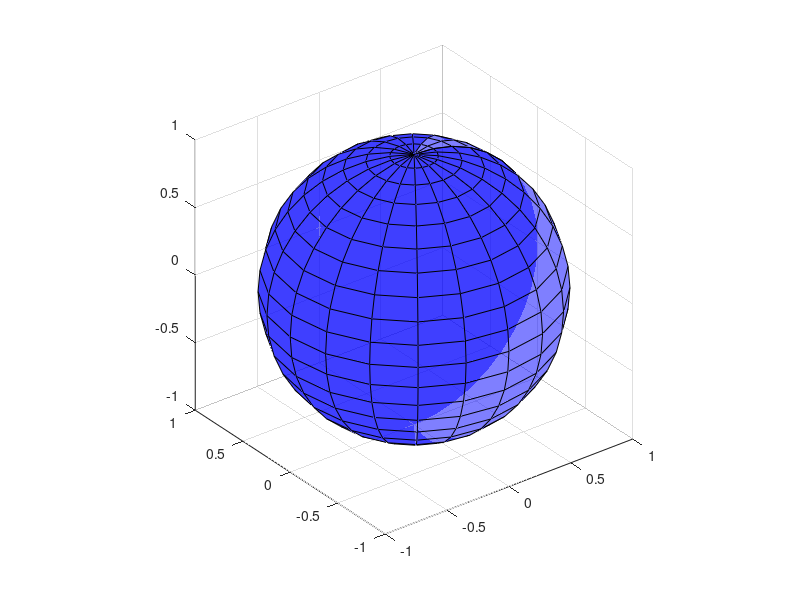

Write the MATLAB code that produced this figure.
function varargout = drawSphere(varargin)
% Draw unit 2D/3D sphere under a linear (affine) transformation.
%
% Usage: drawSphere;
%        x = drawSphere(A);
%        x = drawSphere(A, xc);
%        x = drawSphere(..., colr);
%        x = drawSphere(..., alfa);
%        x = drawSphere(..., N);
%
% INPUT (optional):
% A        - a 2-by-2 or 3-by-3 transformation matrix.
%            Default eye(3).
% xc       - a 2- or 3-shift vector.
% N        - integer \gt 2, defining the discretization of the sphere.
%            Default: 2D case - 100;
%                     3D case - 20 (input for the sphere() command).
% alfa     - transparency value in [0 1].
%            Default .5.
% colr     - a character, defining the sphere color.         
%            Default 'b'.
%
% OUTPUT (optional):
% 2D case: x    - 2-by-n matrix with [x; y] coordinates 
%                 of n points on the circle.
% 3D case: x    - 3-by-(n+1)^2 matrix with [x; y; z] coordinates 
%                 of (n+1)^2 points on the sphere (see the sphere() command).
%
% Examples:
% 2D:
%  clf; drawSphere(eye(2));
%  clf; drawSphere(magic(2), [6; 5], 'r');
%  clf; drawSphere(magic(2), [6; 5], 0);
% 3D:
%  clf; drawSphere;
%  clf; drawSphere('g', .7);
%  clf; A = magic(3); drawSphere(A, 'r', .8);
%  clf; drawSphere(rand(3), 'g', [5 1 1]);
%
% See also: sphere, drawPlane, drawVector, drawLine.

% Copyright (c) 2009, Dr. Vladimir Bondarenko <http://sites.google.com/site/bondsite>

% Input check:
narginchk(0,5);
nargoutchk(0,1);
% Defaults:
colr = 'b'; alfa = .5; A = []; xc = []; N = [];
% Parse Input:
for ii=1:nargin
    switch logical(true)
        case ischar(varargin{ii})
            colr = varargin{ii};
        case isscalar(varargin{ii})
            if varargin{ii}<=1
                alfa = varargin{ii};
            else
                N = varargin{ii};
            end
        case isvector(varargin{ii})
            xc = varargin{ii}; xc = xc(:);
        case isnumeric(varargin{ii}) && ~isscalar(varargin{ii}) && ~isvector(varargin{ii})
            A = varargin{ii};
    end
end
% Default A and xc
if isempty(A)&&isempty(xc)
    A = eye(3); xc = zeros(3,1);
elseif isempty(A)
    n = length(xc); A = eye(n);
elseif isempty(xc)
    [m,n] = size(A); xc = zeros(n,1);
end
[m,n] = size(A);
if (m~=n)||n>3||m>3, error('Matrix must be square: 2-by-2 or 3-by-3.'); end;
if length(xc)~=n, error('Dimensions of A and xc do not agree.'); end;

% MAIN:
holdon = get(gca, 'NextPlot'); % Capture the NextPlot property

switch n
    case 2
        % Default n
        if isempty(N), N = 100; end;
        k = 0:N;
        xy = exp(1i*2*pi*k./N);
        X = [real(xy); imag(xy)];
        Y = A*X;
%         line(Y(1,:)+xc(1),Y(2,:)+xc(2),'Color', colr);
        patch(Y(1,:)+xc(1), Y(2,:)+xc(2), colr,...
                                          'EdgeColor', colr,...  
                                          'FaceAlpha', alfa  );
        
    case 3
        if isempty(N), N = 20; end;
        [x y z] = sphere(N);
        X = [ x(:)'; y(:)'; z(:)' ];
        Y = A*X;
        surf(reshape(Y(1,:), size(x))+xc(1),...
             reshape(Y(2,:), size(y))+xc(2),...
             reshape(Y(3,:), size(z))+xc(3),...
             'facecolor', colr, 'facealpha', alfa)
end
% if isempty(get(gca,'UserData')), drawAxes(n,'k');end
axis equal
set(gca, 'NextPlot', holdon); % restore the NextPlot property

% Output
if nargout==1, varargout{1} = Y; end;